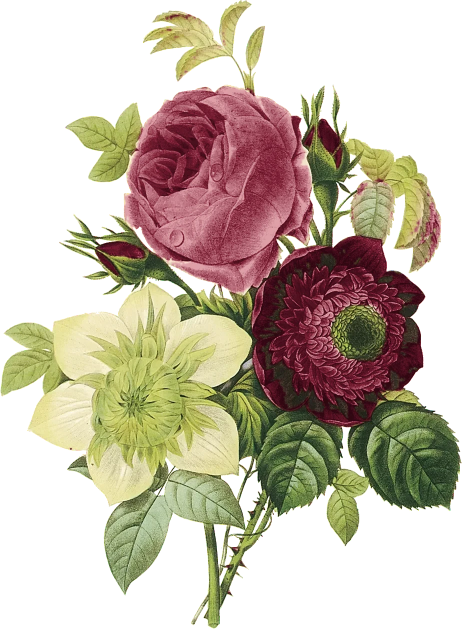
#> input picture assets/bouquet-burgundy.webp, 923 x 1258 px, given in place of rose-white.webp, which was not available (shown at 1/2 size)
$ python envelope.py
#> lines starting #> are read from the running program, lines starting #| are printed output that depends on the picture
"""Sage envelope paper with blind-embossed florals (like letterpress on cotton card).
The botanical cut-outs in assets/ are turned into relief: their silhouettes are raised a little
and their painted line work is pressed in finer detail, then lit from the top left.
  assets/env-pocket.jpg  the back of the envelope: side flaps, bottom flap, fold shadows
  assets/env-flap.jpg    the top flap (front face)
Both are drawn at 1000 x 2000 / 1000 x 1020 and stretched to the envelope by CSS."""
import numpy as np
from PIL import Image
from scipy import ndimage as nd

rng = np.random.default_rng(7)
W, H = 1000, 2000
PAPER = np.array([118, 128, 104.]) / 255      # sage card
CX, CY = 500, 980                               # where the folds meet (50%, 49%)

def noise(shape, scale, octaves=4):
    out = np.zeros(shape)
    for o in range(octaves):
        s = scale / 2 ** o
        n = rng.standard_normal((int(shape[0] / s) + 3, int(shape[1] / s) + 3))
        out += nd.zoom(n, s, order=3)[: shape[0], : shape[1]] * (0.55 ** o)
    return out / np.abs(out).max()

def paper_grain(shape):
    g = 0.03 * noise(shape, 90) + 0.012 * noise(shape, 6, 2) + 0.006 * rng.standard_normal(shape)
    # cotton fibres: short streaks
    f = nd.gaussian_filter(rng.standard_normal(shape) * (rng.random(shape) > .998), (0.8, 4)) * 1.6
    return g + f

def relief(name, width, angle=0, flip=False):
#> called with name = 'rose-white', width = 520, angle = -18, flip = False
    im = Image.open(f"assets/{name}.webp").convert("RGBA")
#> im is the input picture: PIL image 923x1258 RGBA; mean R, G, B, A 177, 170.9, 147.7, 130.4
    if flip: im = im.transpose(Image.FLIP_LEFT_RIGHT)
    im = im.resize((width, int(im.height * width / im.width)), Image.LANCZOS).rotate(angle, expand=True, resample=Image.BICUBIC)
#> im: PIL image 714x836 RGBA
    a = np.asarray(im).astype(float) / 255
    alpha = a[..., 3]
    lum = (a[..., 0] * .3 + a[..., 1] * .59 + a[..., 2] * .11) * alpha + (1 - alpha)
    body = nd.gaussian_filter((alpha > .5).astype(float), 2.6)            # the raised silhouette
    lines = nd.gaussian_filter(np.clip(nd.gaussian_filter(lum, 1.5) - lum, 0, None) * 6, .8)  # painted line work
    return body * 1.0 + np.clip(lines, 0, 1.0) * alpha * 0.42

def place(Hm, r, x, y):
#> called with x = 150, y = 1240
    h, w = r.shape
#> h = 836; w = 714
    x0, y0 = int(x - w / 2), int(y - h / 2)
#> x0 = -207; y0 = 822
    xs, ys = max(x0, 0), max(y0, 0)
#> xs = 0; ys = 822
    xe, ye = min(x0 + w, Hm.shape[1]), min(y0 + h, Hm.shape[0])
#> xe = 507; ye = 1658
    if xe > xs and ye > ys:
        Hm[ys:ye, xs:xe] = np.maximum(Hm[ys:ye, xs:xe], r[ys - y0: ye - y0, xs - x0: xe - x0])

def shade(Hm, depth=2.6):
    Hs = nd.gaussian_filter(Hm, 1.1)
    gy, gx = np.gradient(Hs)
    nx, ny, nz = -gx * depth, -gy * depth, np.ones_like(Hs)
    n = np.sqrt(nx ** 2 + ny ** 2 + nz ** 2)
    L = np.array([-0.55, -0.6, 0.58]); L /= np.linalg.norm(L)
    d = (nx * L[0] + ny * L[1] + nz * L[2]) / n
    return d - L[2]                                 # 0 on flat paper, + lit, - in shadow

def render(Hm, extra, out, shape):
    grain = paper_grain(shape)
    s = shade(Hm) + extra
    rgb = PAPER[None, None, :] * (1 + grain[..., None]) * (1 + 1.25 * s[..., None])
    # a little warmth where the relief catches light, a little depth in its hollows
    rgb += np.clip(s, 0, None)[..., None] * np.array([.06, .06, .04])
    Image.fromarray((np.clip(rgb, 0, 1) * 255).astype(np.uint8)).save(out, quality=86, optimize=True, progressive=True)
    print("wrote", out)

# ---------- pocket ----------
Hm = np.zeros((H, W))
place(Hm, relief("rose-white", 520, -18), 150, 1240)
place(Hm, relief("jasmine", 470, 24), 120, 1720)
#> call 2 of relief, with name = 'jasmine', width = 470, angle = 24, flip = False
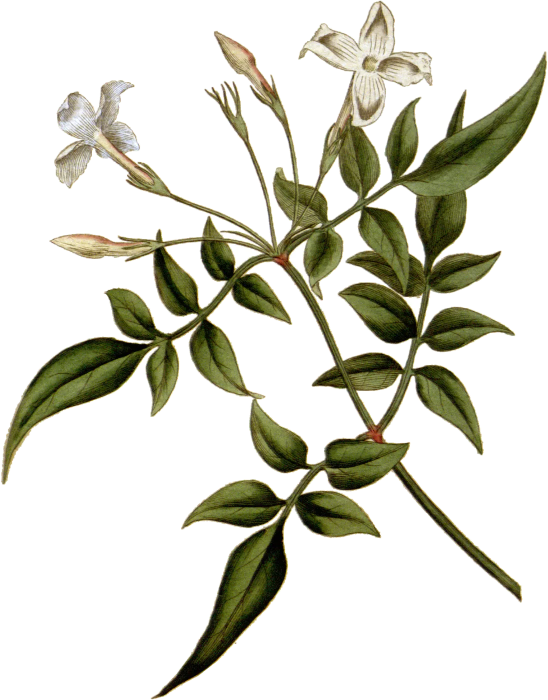
#> input picture assets/jasmine.webp, 1096 x 1400 px, found by its file name (shown at 1/2 size)
#> in relief, im is the input picture: PIL image 1096x1400 RGBA; mean R, G, B, A 45.3, 45, 32.3, 70.8
place(Hm, relief("wisteria-white", 300, 8, True), 920, 1180)
#> call 3 of relief, with name = 'wisteria-white', width = 300, angle = 8, flip = True
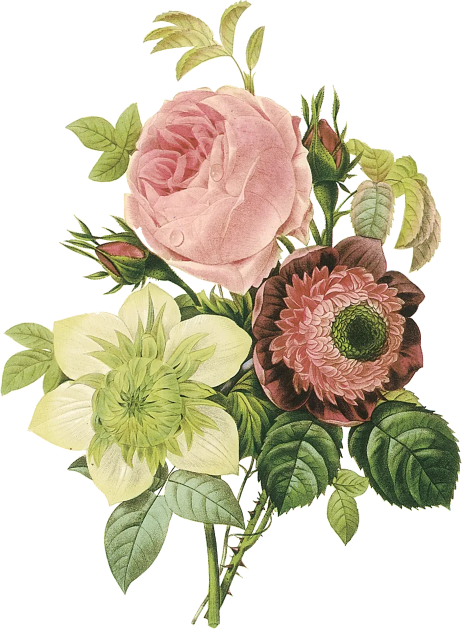
#> input picture assets/bouquet.webp, 923 x 1258 px, given in place of wisteria-white.webp, which was not available (shown at 1/2 size)
#> in relief, im is the input picture: PIL image 923x1258 RGBA; mean R, G, B, A 187.7, 185.8, 157.3, 130.4
#> in relief (call 3), `return body * 1.0 + np.clip(lines, 0, 1.0) * alpha * 0.42`:
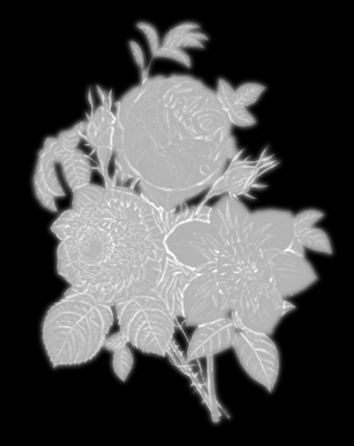
#> returned value: shape (446, 354) float64; min 0, max 1.42, mean 0.426; drawn with min black and max white
place(Hm, relief("rose-white", 470, 160, True), 880, 1690)
#> call 4 of relief, with name = 'rose-white', width = 470, angle = 160, flip = True
#> in relief (call 4), `return body * 1.0 + np.clip(lines, 0, 1.0) * alpha * 0.42`:
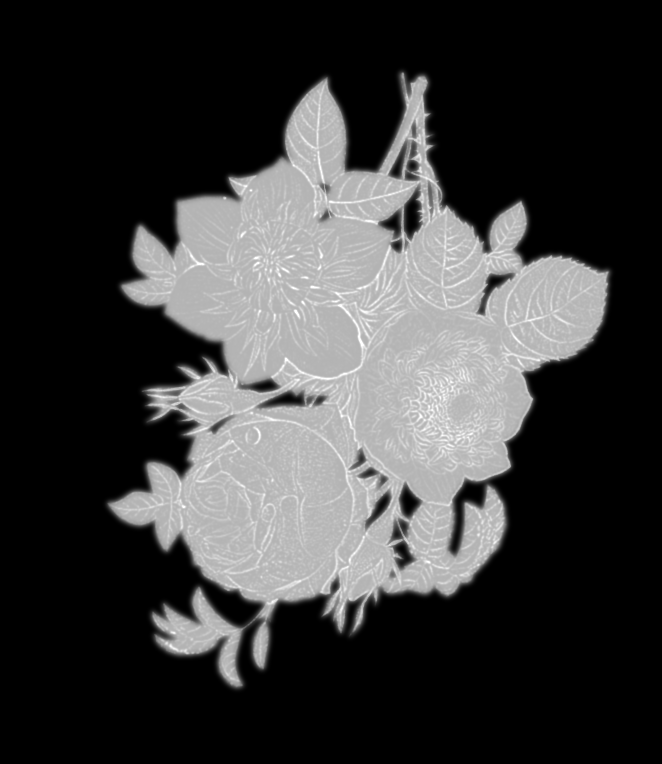
#> returned value: shape (764, 662) float64; min 0, max 1.42, mean 0.326; drawn with min black and max white
place(Hm, relief("olive", 360, -70), 520, 1950)
#> in relief (call 5), `return body * 1.0 + np.clip(lines, 0, 1.0) * alpha * 0.42`:
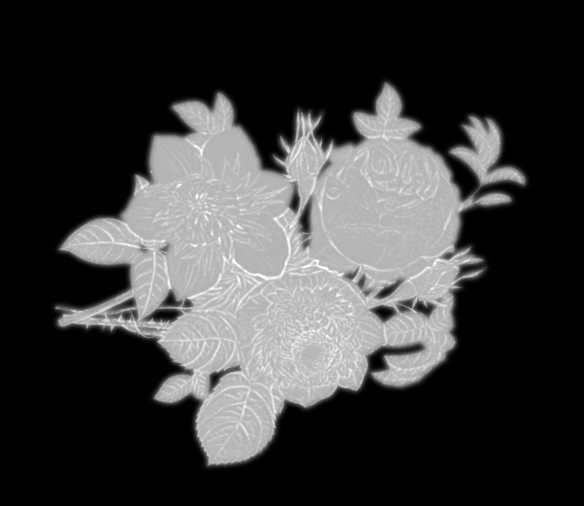
#> returned value: shape (506, 584) float64; min 0, max 1.42, mean 0.328; drawn with min black and max white
place(Hm, relief("jasmine", 300, 200), 70, 640)
#> in relief (call 6), `im = im.resize((width, int(im.height * width / im.width)), Image.LANCZ..`:
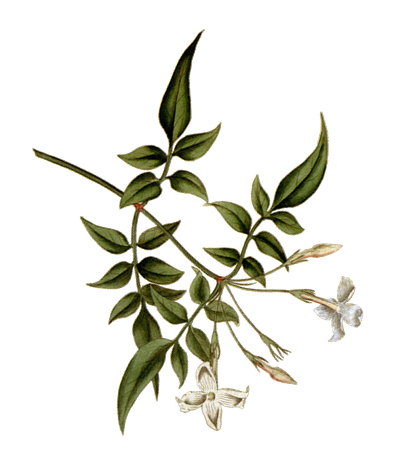
#> im: PIL image 414x463 RGBA; mean R, G, B, A 24.7, 24.4, 16.2, 42.4; transparent parts drawn white
#> in relief (call 6), `alpha = a[..., 3]`:
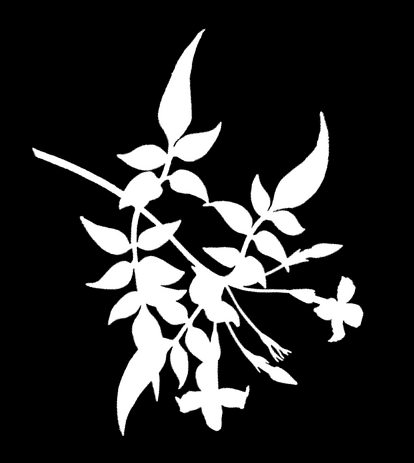
#> alpha: shape (463, 414) float64; min 0, max 1, mean 0.166
place(Hm, relief("olive", 330, 115, True), 940, 600)

yy, xx = np.mgrid[0:H, 0:W].astype(float)
# bottom flap: triangle from the bottom corners up to the centre, slightly rounded tip
def side(px, py, ax, ay, bx, by):  # signed distance-ish to line a->b
    return ((bx - ax) * (py - ay) - (by - ay) * (px - ax)) / np.hypot(bx - ax, by - ay)
dl = side(xx, yy, 0, H, CX, CY)          # >0 right of left edge (inside bottom flap)
dr = -side(xx, yy, W, H, CX, CY)
inside = np.minimum(dl, dr)              # positive inside the bottom flap
extra = np.zeros((H, W))
extra += np.where(inside > 0, 0.035, 0)                                   # bottom flap catches more light
# fold shadow cast by the bottom flap onto the side flaps, and a lit paper edge on the flap
outside = np.clip(-inside, 0, None)
extra -= 0.16 * np.exp(-outside / 9) * (inside <= 0) * np.clip((yy - CY + 30) / 60, 0, 1)
extra += 0.10 * np.exp(-np.clip(inside, 0, None) / 1.4) * (inside > 0)
# side flaps meet the top edge: a soft valley along the top V (under the closed top flap)
dv = np.minimum(np.abs(side(xx, yy, 0, 0, CX, CY)), np.abs(side(xx, yy, W, 0, CX, CY)))
extra -= 0.05 * np.exp(-dv / 30) * (yy < CY)
# gentle vignette, like card under soft light
extra -= 0.06 * (((xx - W / 2) / W) ** 2 * 2 + ((yy - H * .55) / H) ** 2 * 1.5)
render(Hm, extra, "assets/env-pocket.jpg", (H, W))

# ---------- top flap ----------
FH = 1020
Hf = np.zeros((FH, W))
place(Hf, relief("rose-white", 520, 200), 140, 170)
place(Hf, relief("jasmine", 430, 160, True), 870, 160)
place(Hf, relief("olive", 300, -120, True), 640, 120)
yy, xx = np.mgrid[0:FH, 0:W].astype(float)
d = np.minimum(np.abs(side(xx, yy, 0, 0, W / 2, FH)), np.abs(side(xx, yy, W, 0, W / 2, FH)))
extra = 0.03 + 0.09 * np.exp(-d / 1.6) - 0.05 * ((xx - W / 2) / W) ** 2 * 2 + 0.03 * (1 - yy / FH)
render(Hf, extra, "assets/env-flap.jpg", (FH, W))
